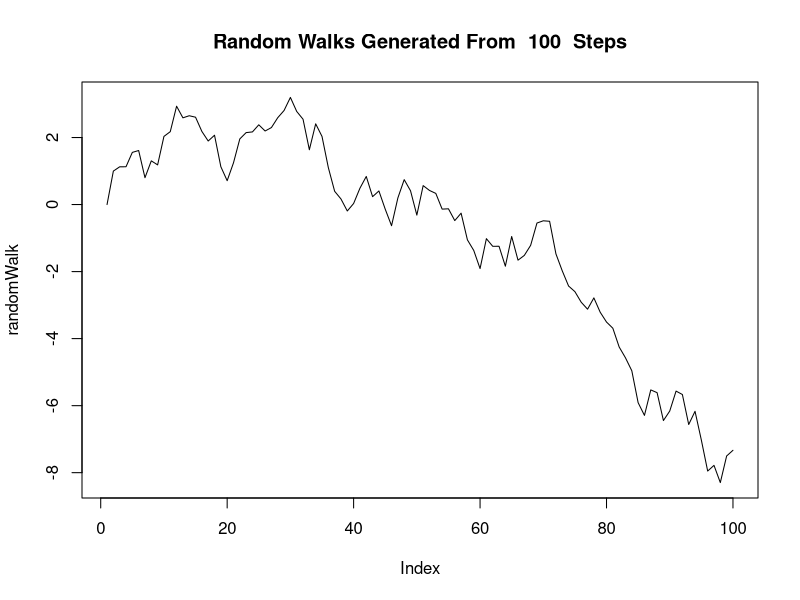

The R source for this figure:
#Question 1
#Initialising a function that generates a random walk
#@params numSteps - number of steps, stepRange - maximum size of step
generateWalkFunc <- function(numSteps, stepRange){
  #define the initial starting point
  initial.value <- 0
  currentPoint <- initial.value
  randomWalk <- initial.value
  for(i in 2:numSteps){
    randomWalk[i] <- randomWalk[i - 1] + runif(1, -stepRange, stepRange)
    if(i == 0){
      print(initial.value)
    }else{
      #print(currentPoint + c(0, cumsum(randomWalk[i])))
      print(randomWalk[i])
    }
    currentPoint <- randomWalk[i]
  }
  plot(randomWalk, type = "l", main = paste("Random Walks Generated From ", numSteps, " Steps"))
}

generateWalkFunc(100, 1)


#EXAMPLE OF STACKOVERFLOW
GenerateRandomWalk <- function(k = 250,initial.value = 0) {
  # Add a bionomial at each step
  samples = rbinom(k,1,0.5)
  samples[samples==0] = -1
  initial.value + c(0, cumsum(samples))
}
GenerateRandomWalk(10,0)
